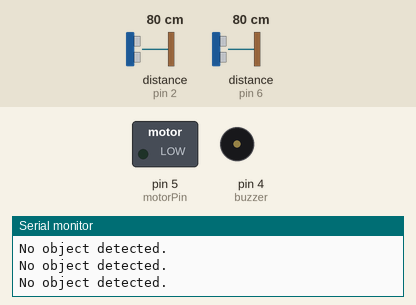
The sketch below on a simulated Arduino Uno, built with avr-gcc and run on an emulated ATmega328P. Shown: switched loads named in the sketch (green lamp = pin HIGH), buzzer (waves = sounding, pin HIGH), the last lines printed to the serial monitor. Wiring (inferred from the names in the program): 2 × ultrasonic range finder: trigger pin 3, echo pin 2 / trigger pin 7, echo pin 6. Dashed ring = blinking. Inputs (shaded band) come from the test bench; at power-on: distance to the obstacle (sensors on pin 2, pin 6) 80 cm. The echo pulse lasts 58.3 µs per cm; pins used as bus, display or sensor lines are not drawn.

Above: at 1.2 s.
1.3 s: distance to the obstacle (sensor on pin 2) set to 35 cm
2.8 s: distance to the obstacle (sensor on pin 2) set to 29 cm
At 3.6 s:
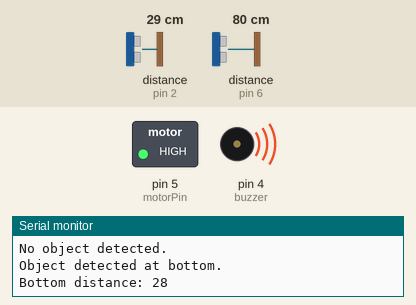
5.8 s: distance to the obstacle (sensor on pin 2) set to 60 cm
At 5.8 s:
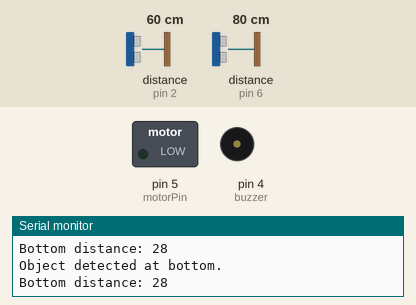
7.3 s: distance to the obstacle (sensor on pin 6) set to 35 cm
8.8 s: distance to the obstacle (sensor on pin 6) set to 30 cm
At 9.7 s:
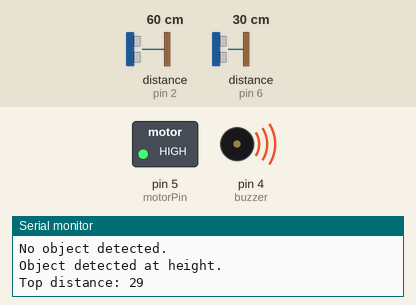
11.4 s: distance to the obstacle (sensor on pin 6) set to 60 cm
At 13.3 s:
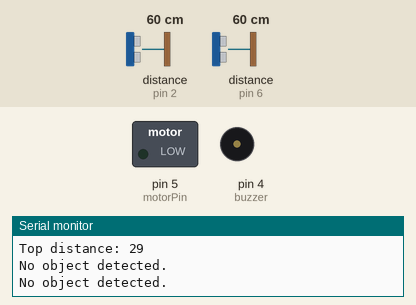
Timing chart, 0 to 14.4 s (numbered marks = the images above; inputs shaded):
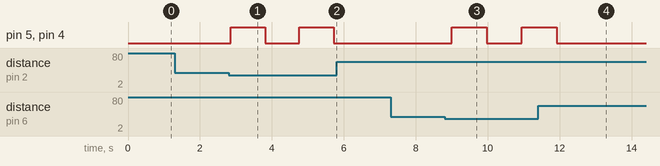

Measured:
- the behaviour switches between 32 and 31 cm on distance to the obstacle (sensor on pin 2) (found by bisection; images 0 and 1)
- the behaviour switches between 32 and 31 cm on distance to the obstacle (sensor on pin 6) (found by bisection; images 2 and 3)
- after the input at 2.8 s, pin 5 (motorPin), pin 4 (buzzer): alternates HIGH for 0.95 s and LOW for 0.96 s, starting after 0.06 s
- after the input at 5.8 s, pin 5 (motorPin), pin 4 (buzzer): stays LOW (without the input it goes to HIGH after 0.88 s)
- after the input at 8.8 s, pin 5 (motorPin), pin 4 (buzzer): LOW → HIGH after 0.19 s, → LOW 0.98 s later, → HIGH 0.98 s later
- after the input at 11.4 s, pin 5 (motorPin), pin 4 (buzzer): goes on until 11.9 s, then stays LOW

The sketch:

smart_blind_stick.ino
```cpp
// // Smart Stick for visually impaired //

// const int trigPin = 3;
// const int echoPin = 2;
// const int buzzer = 4;
// const int motorPin = 5;

// long duration;
// int distance;
// int safetyDistance;


// void setup() {
// Serial.begin (9600);
// pinMode(trigPin, OUTPUT);
// pinMode(echoPin, INPUT);
// pinMode(buzzer, OUTPUT);
// pinMode(motorPin, OUTPUT);
// }


// void loop() {
// digitalWrite(trigPin, LOW);
// delayMicroseconds(2);
// digitalWrite(trigPin, HIGH);
// delayMicroseconds(10);
// digitalWrite(trigPin, LOW);
// duration = pulseIn(echoPin, HIGH);
// distance= (duration*0.034)/2;

// safetyDistance = distance;
// if (safetyDistance <= 30){
//   Serial.println (" Object is near ");
//   Serial.print (" Distance= ");
//   Serial.println (safetyDistance);
//   digitalWrite(motorPin, HIGH);
//   digitalWrite(buzzer, HIGH);
//   delay (500);
//   digitalWrite (buzzer, LOW);
//   delay (500);
// }
// if (safetyDistance <= 20){
//   Serial.println (" Object is near ");
//   Serial.print (" Distance= ");
//   Serial.println (safetyDistance);
//   digitalWrite(motorPin, HIGH);
//   digitalWrite(buzzer, HIGH);
//   delay (200);
//   digitalWrite (buzzer, LOW);
//   delay (200);
// }
// if (safetyDistance <= 10){
//   Serial.println (" Object is near ");
//   Serial.print (" Distance= ");
//   Serial.println (safetyDistance);
//   digitalWrite(motorPin, HIGH);
//   digitalWrite(buzzer, HIGH);
//   delay (50);
//   digitalWrite (buzzer, LOW);
//   delay (50);
// }
// else{
//   Serial.println (" object is far ");
//   Serial.print (" Distance= ");
//   Serial.println (distance);
//   digitalWrite (buzzer, LOW);
//   digitalWrite(motorPin, LOW);
//   delay (250);
// }
// }


// Smart Stick for Visually Impaired //

const int trigPin1 = 3; // Bottom sensor trigger pin
const int echoPin1 = 2; // Bottom sensor echo pin
const int trigPin2 = 7; // Top sensor trigger pin
const int echoPin2 = 6; // Top sensor echo pin
const int buzzer = 4;   // Buzzer pin
const int motorPin = 5; // Vibration motor pin

long duration1, duration2;
int distance1, distance2;
const int safetyDistance = 30; // Safety distance threshold in cm
const int minDelay = 250;       // Minimum delay in ms
const int maxDelay = 1000;     // Maximum delay in ms

void setup() {
  Serial.begin(9600);
  pinMode(trigPin1, OUTPUT);
  pinMode(echoPin1, INPUT);
  pinMode(trigPin2, OUTPUT);
  pinMode(echoPin2, INPUT);
  pinMode(buzzer, OUTPUT);
  pinMode(motorPin, OUTPUT);
}

void loop() {
  // Measure distance from the bottom sensor
  digitalWrite(trigPin1, LOW);
  delayMicroseconds(2);
  digitalWrite(trigPin1, HIGH);
  delayMicroseconds(10);
  digitalWrite(trigPin1, LOW);
  duration1 = pulseIn(echoPin1, HIGH);
  distance1 = (duration1 * 0.034) / 2;

  // Measure distance from the top sensor
  digitalWrite(trigPin2, LOW);
  delayMicroseconds(2);
  digitalWrite(trigPin2, HIGH);
  delayMicroseconds(10);
  digitalWrite(trigPin2, LOW);
  duration2 = pulseIn(echoPin2, HIGH);
  distance2 = (duration2 * 0.034) / 2;

  // Calculate delay based on proximity (closer distance -> shorter delay)
  int delayBottom = map(distance1, 0, safetyDistance, minDelay, maxDelay);
  int delayTop = map(distance2, 0, safetyDistance, minDelay, maxDelay);

  // Object detected by the bottom sensor
  if (distance1 <= safetyDistance) {
    Serial.println("Object detected at bottom.");
    Serial.print("Bottom distance: ");
    Serial.println(distance1);
    digitalWrite(motorPin, HIGH);
    digitalWrite(buzzer, HIGH);
    delay(delayBottom); // Dynamic delay based on bottom distance
    digitalWrite(motorPin, LOW);
    digitalWrite(buzzer, LOW);
    delay(delayBottom);
  }

  // Object detected by the top sensor
  else if (distance2 <= safetyDistance) {
    Serial.println("Object detected at height.");
    Serial.print("Top distance: ");
    Serial.println(distance2);
    digitalWrite(motorPin, HIGH);
    digitalWrite(buzzer, HIGH);
    delay(delayTop); // Dynamic delay based on top distance
    digitalWrite(motorPin, LOW);
    digitalWrite(buzzer, LOW);
    delay(delayTop);
  }

  // No object detected
  else {
    Serial.println("No object detected.");
    digitalWrite(buzzer, LOW);
    digitalWrite(motorPin, LOW);
    delay(250);
  }
}
```
